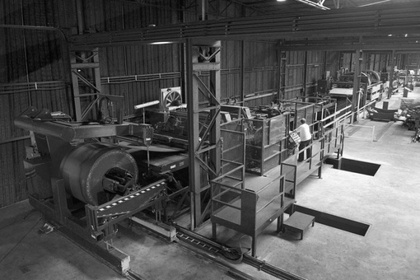
%> input picture edge detection/Eikona6.jpg, 420 x 280 px, shrunk from 630 x 420 before the run
$ octave erwthma17.m   (GNU Octave 9; MATLAB toolbox functions it lacks are replaced by stand-ins)
%> lines starting %> are read from the running program, lines starting %| are printed output that depends on the picture; in (x1, y1, x2, y2) boxes, pixels count from 0 and x2, y2 are one past the last pixel; in counts of white or black regions, pixels touching at a corner belong together; the program's own positions count from 1
clc
clear
I=rgb2gray(imread('Eikona6.jpg'));
%> I: size 280x420 uint8; min 0, max 255, mean 84.2
%edge detection masks
PGC=[1, 2, 1; 0,0,0; -1,-2,-1];
PGR=[-1,0,-1;-2,0,2;-1,0,1];
%convolution with image
GR=conv2(double(I),PGR);
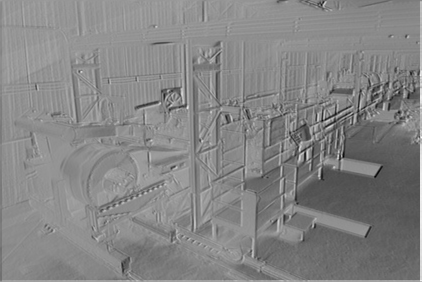
%> GR: size 282x422 double; min -977, max 578, mean -166.4; drawn with min black and max white

GC=conv2(double(I),PGC);
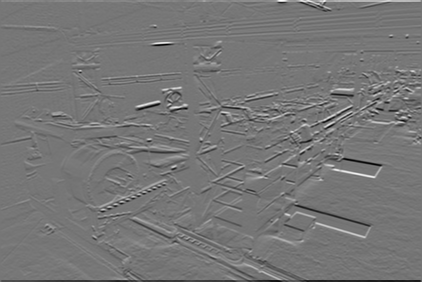
%> GC: size 282x422 double; min -835, max 958, mean 0; drawn with min black and max white
figure;
levelc = graythresh(GC)*255;
%> levelc = 127


%composition of both results
G=round(sqrt(double(GR).^2+double(GC).^2));
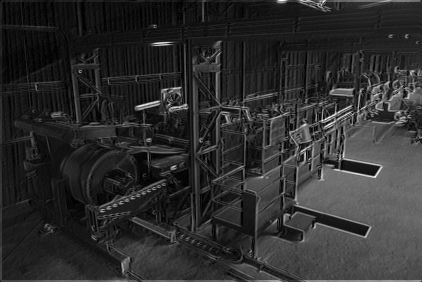
%> G: size 282x422 double; min 0, max 1083, mean 194.9; drawn with min black and max white
[rows,columns]=size(GR);
%> rows = 282; columns = 422

%threshold
level = graythresh(G)*255;
%> level = 127

for i=1:rows
    for j=1:columns
        if G(i,j)>level
            G1(i,j)=255;
        else
            G1(i,j)=0;
        end
    end
end
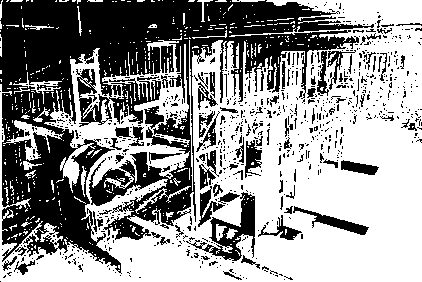
%> G1: size 282x422 double; 57.9% white; 840 black regions (747 under 20 px), largest, box (x1, y1, x2, y2) and area: (0, 0, 374, 274) 38958, (186, 192, 255, 261) 1424, (293, 206, 369, 235) 561
imshow(uint8(G1));
%
T=150
for i=1:rows
    for j=1:columns
        if G(i,j)>T
            G2(i,j)=255;
        else
            G2(i,j)=0;
        end
    end
end
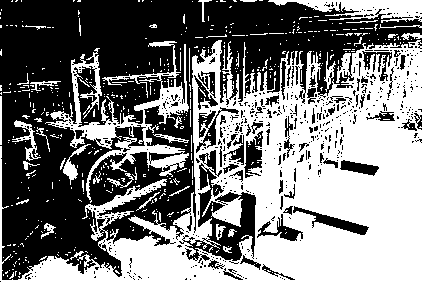
%> G2: size 282x422 double; 48.1% white; 504 white regions (463 under 20 px), largest, box (x1, y1, x2, y2) and area: (0, 40, 422, 282) 46424, (45, 41, 189, 203) 5083, (268, 0, 422, 23) 1833
figure;
imshow(uint8(G2));

%
